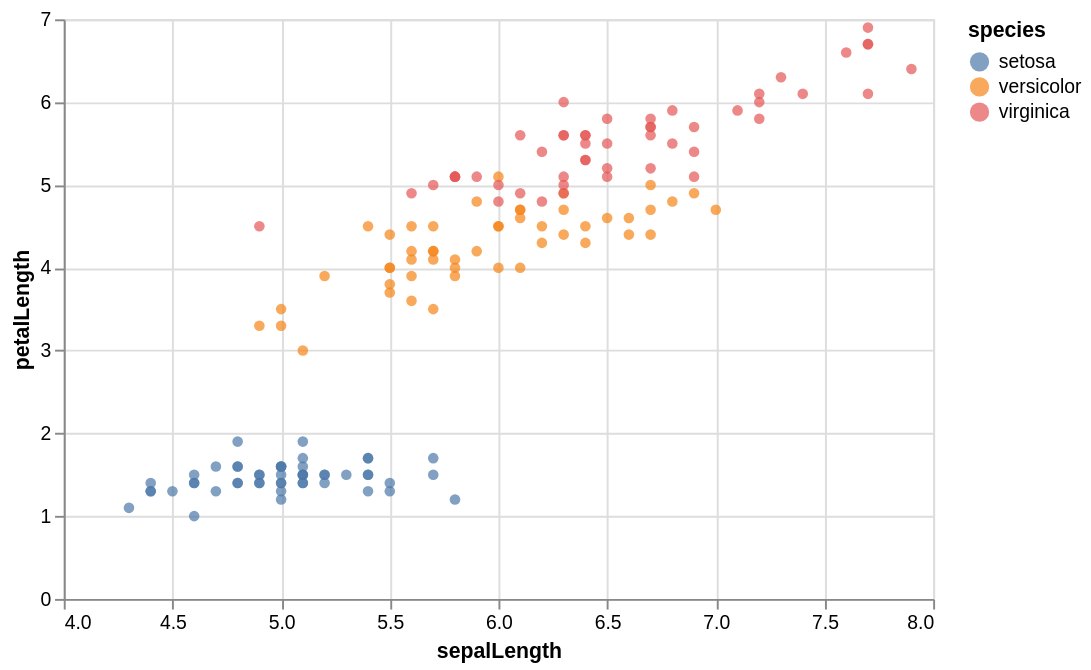

Vega-Lite specification stored for this chart:
### Vega-Lite specification from a JSON file in a GitHub repository (floating-point values rounded to 4 significant figures; data arrays with more than 128 entries replaced by an {"elided": "..."} marker saying what was removed)
{"mark": "circle", "encoding": {"x": {"field": "sepalLength", "type": "quantitative", "scale": {"zero": false}}, "y": {"field": "petalLength", "type": "quantitative"}, "color": {"field": "species", "type": "nominal"}}, "$schema": "https://vega.github.io/schema/vega-lite/v2.json", "width": 450, "height": 300, "selection": {"grid": {"type": "interval", "bind": "scales"}}, "data": {"values": {"elided": "150 records"}}}
